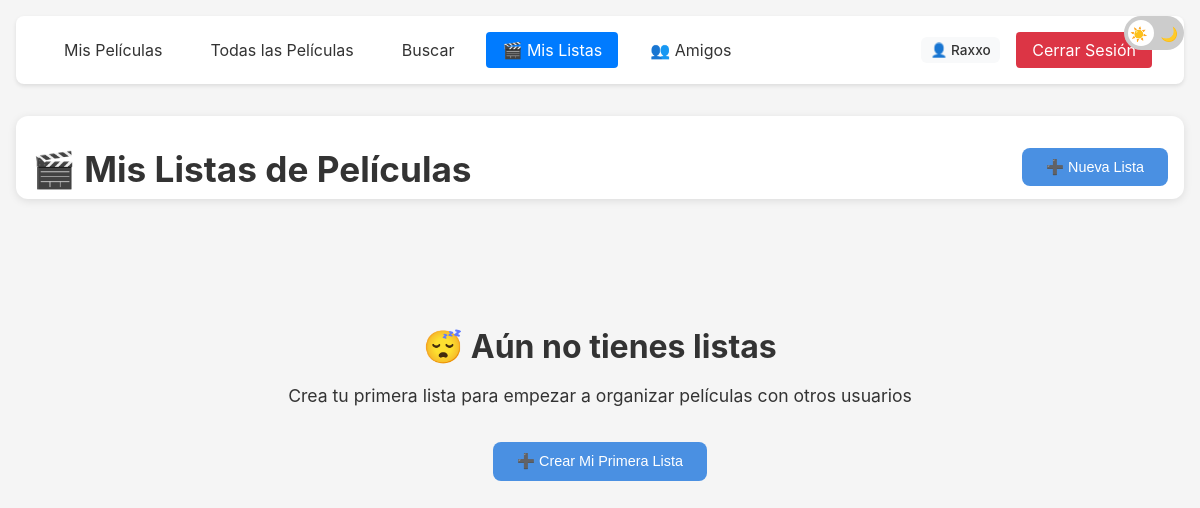
/listas (signed in), run on an earlier commit of the app's database.
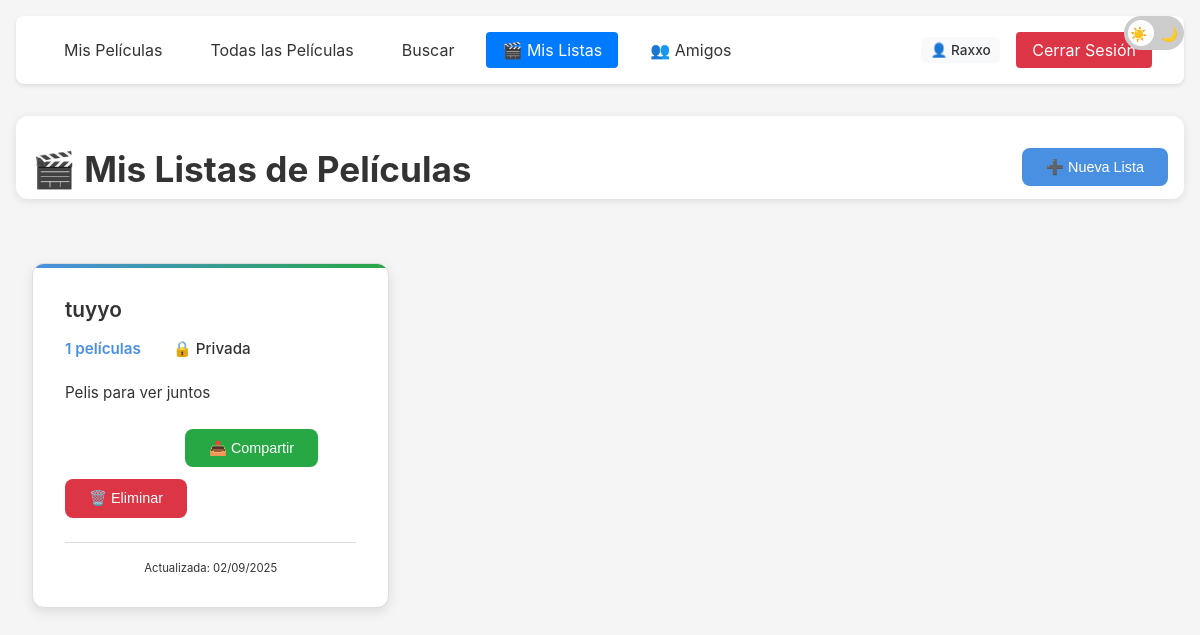
And on a later commit of the database.
### models/user_model.py (models this page shows)
        class MovieList(db.Model):
            __tablename__ = 'movie_list'
            id = db.Column(db.Integer, primary_key=True)
            title = db.Column(db.String(200), nullable=False)
            description = db.Column(db.Text)
            share_code = db.Column(db.String(32), unique=True, nullable=False, default=lambda: uuid.uuid4().hex)
            is_public = db.Column(db.Boolean, default=False)
            created_at = db.Column(db.DateTime, default=datetime.utcnow)
            updated_at = db.Column(db.DateTime, default=datetime.utcnow, onupdate=datetime.utcnow)
            creator_id = db.Column(db.Integer, db.ForeignKey('user.id'), nullable=False)
            movies = db.relationship('MovieListItem', backref='movie_list', lazy=True, cascade='all, delete-orphan')

### app.py (the view)
@app.route('/listas')
@login_required
def movie_lists():
    user_lists = MovieList.query.filter_by(creator_id=current_user.id).order_by(MovieList.updated_at.desc()).all()
    return render_template('movie_lists.html', lists=user_lists)

### app.py (called while the page is built)
@login_manager.user_loader
def load_user(user_id):
    return UserModel.query.get(int(user_id))

### templates/movie_lists.html (shortened to what this page needs)
{% extends "base.html" %}
{% block styles %}
<link rel="stylesheet" href="{{ url_for('static', filename='css/lists.css') }}">
{% endblock %}
{% block content %}
<div class="page-header">
    <h1 class="page-title">🎬 Mis Listas de Películas</h1>
    <div class="page-actions">
        <button id="newListBtn" class="btn btn-primary">
            ➕ Nueva Lista
        </button>
    </div>
</div>
<div class="lists-grid">
    {% if lists %}
        {% for list in lists %}
        <div class="list-card">
            <div class="list-header">
                <h3 class="list-title">{{ list.title }}</h3>
                <div class="list-meta">
                    <span class="movie-count">{{ list.movies|length }} películas</span>
                    <span class="visibility {% if list.is_public %}public{% else %}private{% endif %}">
                        {% if list.is_public %}🌐 Pública{% else %}🔒 Privada{% endif %}
                    </span>
                </div>
            </div>
            {% if list.description %}
            <p class="list-description">{{ list.description }}</p>
            {% endif %}
            <div class="list-actions">
                <a href="{{ url_for('view_movie_list', list_id=list.id) }}" class="btn btn-secondary">Ver Lista</a>
                <button class="btn btn-success share-btn" data-share-code="{{ list.share_code }}">
                    📤 Compartir
                </button>
                <button class="btn btn-danger delete-list-btn" data-list-id="{{ list.id }}">
                    🗑️ Eliminar
                </button>
            </div>
            <div class="list-footer">
                <small>Actualizada: {{ list.updated_at.strftime('%d/%m/%Y') }}</small>
            </div>
        </div>
        {% endfor %}
    {% else %}
        <div class="empty-state">
            <h3>😴 Aún no tienes listas</h3>
            <p>Crea tu primera lista para empezar a organizar películas con otros usuarios</p>
            <button id="createFirstListBtn" class="btn btn-primary">
                ➕ Crear Mi Primera Lista
            </button>
        </div>
    {% endif %}
</div>
{% endblock %}

What changed in the data, as far as the page shows it:
added MovieList: title "tuyyo", movies|length "1", is_public "🔒 Privada", description "Pelis para ver juntos", updated_at "02/09/2025"
Also different on the page:
text no longer shown: "😴 Aún no tienes listas Crea tu primera lista para empezar a organizar películas con otros usuarios ➕ Crear Mi Primera Lista"
